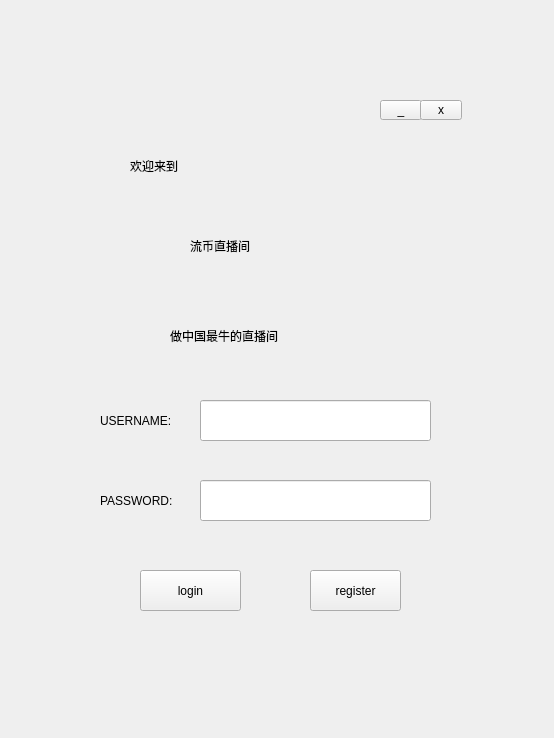
<?xml version="1.0" encoding="UTF-8"?>
<ui version="4.0">
 <class>Login</class>
 <widget class="QWidget" name="Login">
  <property name="geometry">
   <rect>
    <x>0</x>
    <y>0</y>
    <width>554</width>
    <height>738</height>
   </rect>
  </property>
  <property name="windowTitle">
   <string>Login</string>
  </property>
  <widget class="QPushButton" name="btn_login">
   <property name="geometry">
    <rect>
     <x>140</x>
     <y>570</y>
     <width>101</width>
     <height>41</height>
    </rect>
   </property>
   <property name="text">
    <string>login</string>
   </property>
  </widget>
  <widget class="QPushButton" name="btn_register">
   <property name="geometry">
    <rect>
     <x>310</x>
     <y>570</y>
     <width>91</width>
     <height>41</height>
    </rect>
   </property>
   <property name="text">
    <string>register</string>
   </property>
  </widget>
  <widget class="QLineEdit" name="user_password">
   <property name="geometry">
    <rect>
     <x>200</x>
     <y>480</y>
     <width>231</width>
     <height>41</height>
    </rect>
   </property>
   <property name="echoMode">
    <enum>QLineEdit::Password</enum>
   </property>
  </widget>
  <widget class="QLineEdit" name="user_name">
   <property name="geometry">
    <rect>
     <x>200</x>
     <y>400</y>
     <width>231</width>
     <height>41</height>
    </rect>
   </property>
   <property name="font">
    <font>
     <pointsize>14</pointsize>
    </font>
   </property>
  </widget>
  <widget class="QLabel" name="label_un">
   <property name="geometry">
    <rect>
     <x>100</x>
     <y>410</y>
     <width>81</width>
     <height>21</height>
    </rect>
   </property>
   <property name="text">
    <string>USERNAME:</string>
   </property>
  </widget>
  <widget class="QLabel" name="label_pw">
   <property name="geometry">
    <rect>
     <x>100</x>
     <y>490</y>
     <width>81</width>
     <height>21</height>
    </rect>
   </property>
   <property name="text">
    <string>PASSWORD:</string>
   </property>
  </widget>
  <widget class="QWidget" name="widget_bg" native="true">
   <property name="geometry">
    <rect>
     <x>60</x>
     <y>100</y>
     <width>411</width>
     <height>551</height>
    </rect>
   </property>
  </widget>
  <widget class="QToolButton" name="toolButton_min">
   <property name="geometry">
    <rect>
     <x>380</x>
     <y>100</y>
     <width>42</width>
     <height>20</height>
    </rect>
   </property>
   <property name="text">
    <string>_</string>
   </property>
  </widget>
  <widget class="QToolButton" name="toolButton_close">
   <property name="geometry">
    <rect>
     <x>420</x>
     <y>100</y>
     <width>42</width>
     <height>20</height>
    </rect>
   </property>
   <property name="text">
    <string>x</string>
   </property>
  </widget>
  <widget class="QLabel" name="label">
   <property name="geometry">
    <rect>
     <x>130</x>
     <y>130</y>
     <width>181</width>
     <height>71</height>
    </rect>
   </property>
   <property name="text">
    <string>欢迎来到</string>
   </property>
  </widget>
  <widget class="QLabel" name="label_2">
   <property name="geometry">
    <rect>
     <x>190</x>
     <y>210</y>
     <width>201</width>
     <height>71</height>
    </rect>
   </property>
   <property name="text">
    <string>流币直播间</string>
   </property>
  </widget>
  <widget class="QLabel" name="label_3">
   <property name="geometry">
    <rect>
     <x>170</x>
     <y>300</y>
     <width>241</width>
     <height>71</height>
    </rect>
   </property>
   <property name="text">
    <string>做中国最牛的直播间</string>
   </property>
  </widget>
  <zorder>widget_bg</zorder>
  <zorder>btn_login</zorder>
  <zorder>btn_register</zorder>
  <zorder>user_password</zorder>
  <zorder>user_name</zorder>
  <zorder>label_un</zorder>
  <zorder>label_pw</zorder>
  <zorder>toolButton_min</zorder>
  <zorder>toolButton_close</zorder>
  <zorder>label</zorder>
  <zorder>label_2</zorder>
  <zorder>label_3</zorder>
 </widget>
 <layoutdefault spacing="6" margin="11"/>
 <resources/>
 <connections/>
</ui>
